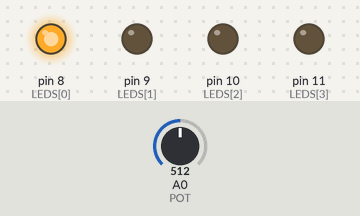
Recording of a sketch running on a simulated Arduino Uno, built with avr-gcc and run on an emulated ATmega328P. Parts: output pins drawn as LEDs (lit = HIGH). Dashed ring = blinking. The test bench sets the inputs (shaded band); at power-on: A0 (POT) = 512.

Above: at 1.2 s.
1.3 s: A0 (POT) set to 122
At 1.45 s:
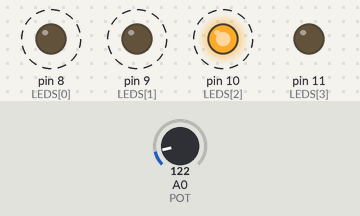
4.3 s: A0 (POT) set to 0
At 4.8 s:
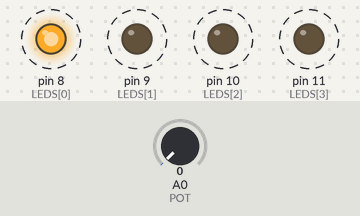
Timing chart, 0 to 13.3 s (numbered marks = the images above; inputs shaded):
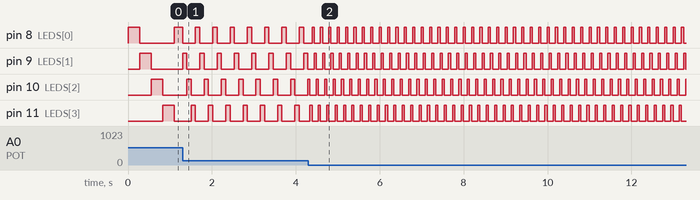

The sketch:

chenillard.ino
```cpp
// chenillard.ino — corrigé TD 03, exercice 1
// 4 LED qui défilent, vitesse réglée par potentiomètre, SANS delay().
// Câblage : LED (+ résistances 220R) sur D8..D11, potentiomètre sur A0.
// Testable sans matériel sur https://wokwi.com (carte Arduino Uno).

const uint8_t LEDS[] = {8, 9, 10, 11};
const uint8_t NB_LEDS = sizeof LEDS / sizeof LEDS[0];
const uint8_t POT = A0;

uint8_t  index_led = 0;
uint32_t derniere_avance = 0;     // uint32_t : millis() est un 32 bits !

void setup() {
    for (uint8_t i = 0; i < NB_LEDS; i++) pinMode(LEDS[i], OUTPUT);
    digitalWrite(LEDS[0], HIGH);
}

void loop() {
    // Période recalculée à chaque tour : la vitesse réagit immédiatement.
    uint16_t periode = map(analogRead(POT), 0, 1023, 50, 500);

    uint32_t maintenant = millis();
    // Soustraction non signée : robuste au débordement de millis() (49 j).
    if (maintenant - derniere_avance >= periode) {
        derniere_avance = maintenant;

        digitalWrite(LEDS[index_led], LOW);        // éteindre l'actuelle
        index_led = (index_led + 1) % NB_LEDS;     // avancer
        digitalWrite(LEDS[index_led], HIGH);       // allumer la suivante
    }

    // ...la boucle reste libre : on pourrait lire un bouton ici sans rien casser
}
```

Measured:
- after the input at 1.3 s, pin 8 (LEDS[0]), pin 9 (LEDS[1]): alternates HIGH for 0.10 s and LOW for 0.31 s, starting at once; pin 10 (LEDS[2]): alternates HIGH for 0.10 s and LOW for 0.31 s, starting after 0.10 s; pin 11 (LEDS[3]): alternates HIGH for 0.10 s and LOW for 0.31 s, starting after 0.21 s
- after the input at 4.3 s, pin 8 (LEDS[0]): alternates HIGH for 0.05 s and LOW for 0.15 s, starting after 0.09 s; pin 9 (LEDS[1]): alternates HIGH for 0.05 s and LOW for 0.15 s, starting after 0.14 s; pin 10 (LEDS[2]), pin 11 (LEDS[3]): alternates HIGH for 0.05 s and LOW for 0.15 s, starting at once
